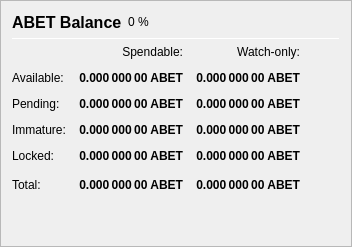
                   <widget class="QFrame" name="frame_Balances">
                    <property name="frameShape">
                     <enum>QFrame::StyledPanel</enum>
                    </property>
                    <property name="frameShadow">
                     <enum>QFrame::Raised</enum>
                    </property>
                    <layout class="QVBoxLayout" name="verticalLayout_4">
                     <item>
                      <layout class="QHBoxLayout" name="horizontalLayout_4">
                       <item>
                        <widget class="QLabel" name="label_5">
                         <property name="minimumSize">
                          <size>
                           <width>0</width>
                           <height>20</height>
                          </size>
                         </property>
                         <property name="font">
                          <font>
                           <pointsize>12</pointsize>
                           <weight>75</weight>
                           <bold>true</bold>
                          </font>
                         </property>
                         <property name="text">
                          <string>ABET Balance</string>
                         </property>
                        </widget>
                       </item>
                       <item>
                        <widget class="QLabel" name="labelABETPercent">
                         <property name="text">
                          <string notr="true">0 %</string>
                         </property>
                        </widget>
                       </item>
                       <item>
                        <spacer name="horizontalSpacer_3">
                         <property name="orientation">
                          <enum>Qt::Horizontal</enum>
                         </property>
                         <property name="sizeHint" stdset="0">
                          <size>
                           <width>40</width>
                           <height>20</height>
                          </size>
                         </property>
                        </spacer>
                       </item>
                      </layout>
                     </item>
                     <item>
                      <widget class="Line" name="line_Balance">
                       <property name="minimumSize">
                        <size>
                         <width>0</width>
                         <height>1</height>
                        </size>
                       </property>
                       <property name="maximumSize">
                        <size>
                         <width>16777215</width>
                         <height>1</height>
                        </size>
                       </property>
                       <property name="orientation">
                        <enum>Qt::Horizontal</enum>
                       </property>
                      </widget>
                     </item>
                     <item>
                      <layout class="QGridLayout" name="gridLayout">
                       <property name="spacing">
                        <number>12</number>
                       </property>
                       <item row="0" column="1">
                        <widget class="QLabel" name="labelSpendable">
                         <property name="text">
                          <string>Spendable:</string>
                         </property>
                         <property name="alignment">
                          <set>Qt::AlignRight|Qt::AlignTrailing|Qt::AlignVCenter</set>
                         </property>
                        </widget>
                       </item>
                       <item row="0" column="2">
                        <widget class="QLabel" name="labelWatchonly">
                         <property name="text">
                          <string>Watch-only:</string>
                         </property>
                         <property name="alignment">
                          <set>Qt::AlignRight|Qt::AlignTrailing|Qt::AlignVCenter</set>
                         </property>
                        </widget>
                       </item>
                       <item row="1" column="0">
                        <widget class="QLabel" name="labelBalanceText">
                         <property name="text">
                          <string>Available:</string>
                         </property>
                        </widget>
                       </item>
                       <item row="1" column="1">
                        <widget class="QLabel" name="labelBalance">
                         <property name="font">
                          <font>
                           <weight>75</weight>
                           <bold>true</bold>
                          </font>
                         </property>
                         <property name="cursor">
                          <cursorShape>IBeamCursor</cursorShape>
                         </property>
                         <property name="toolTip">
                          <string>Your current spendable balance</string>
                         </property>
                         <property name="text">
                          <string notr="true">0.000 000 00 ABET</string>
                         </property>
                         <property name="alignment">
                          <set>Qt::AlignRight|Qt::AlignTrailing|Qt::AlignVCenter</set>
                         </property>
                         <property name="textInteractionFlags">
                          <set>Qt::LinksAccessibleByMouse|Qt::TextSelectableByKeyboard|Qt::TextSelectableByMouse</set>
                         </property>
                        </widget>
                       </item>
                       <item row="1" column="2">
                        <widget class="QLabel" name="labelWatchAvailable">
                         <property name="font">
                          <font>
                           <weight>75</weight>
                           <bold>true</bold>
                          </font>
                         </property>
                         <property name="cursor">
                          <cursorShape>IBeamCursor</cursorShape>
                         </property>
                         <property name="toolTip">
                          <string>Your current balance in watch-only addresses</string>
                         </property>
                         <property name="text">
                          <string notr="true">0.000 000 00 ABET</string>
                         </property>
                         <property name="alignment">
                          <set>Qt::AlignRight|Qt::AlignTrailing|Qt::AlignVCenter</set>
                         </property>
                         <property name="textInteractionFlags">
                          <set>Qt::LinksAccessibleByMouse|Qt::TextSelectableByKeyboard|Qt::TextSelectableByMouse</set>
                         </property>
                        </widget>
                       </item>
                       <item row="2" column="0">
                        <widget class="QLabel" name="labelPendingText">
                         <property name="text">
                          <string>Pending:</string>
                         </property>
                        </widget>
                       </item>
                       <item row="2" column="1">
                        <widget class="QLabel" name="labelUnconfirmed">
                         <property name="font">
                          <font>
                           <weight>75</weight>
                           <bold>true</bold>
                          </font>
                         </property>
                         <property name="cursor">
                          <cursorShape>IBeamCursor</cursorShape>
                         </property>
                         <property name="toolTip">
                          <string>Total of transactions that have yet to be confirmed, and do not yet count toward the spendable balance</string>
                         </property>
                         <property name="text">
                          <string notr="true">0.000 000 00 ABET</string>
                         </property>
                         <property name="alignment">
                          <set>Qt::AlignRight|Qt::AlignTrailing|Qt::AlignVCenter</set>
                         </property>
                         <property name="textInteractionFlags">
                          <set>Qt::LinksAccessibleByMouse|Qt::TextSelectableByKeyboard|Qt::TextSelectableByMouse</set>
                         </property>
                        </widget>
                       </item>
                       <item row="2" column="2">
                        <widget class="QLabel" name="labelWatchPending">
                         <property name="font">
                          <font>
                           <weight>75</weight>
                           <bold>true</bold>
                          </font>
                         </property>
                         <property name="cursor">
                          <cursorShape>IBeamCursor</cursorShape>
                         </property>
                         <property name="toolTip">
                          <string>Unconfirmed transactions to watch-only addresses</string>
                         </property>
                         <property name="text">
                          <string notr="true">0.000 000 00 ABET</string>
                         </property>
                         <property name="alignment">
                          <set>Qt::AlignRight|Qt::AlignTrailing|Qt::AlignVCenter</set>
                         </property>
                         <property name="textInteractionFlags">
                          <set>Qt::LinksAccessibleByMouse|Qt::TextSelectableByKeyboard|Qt::TextSelectableByMouse</set>
                         </property>
                        </widget>
                       </item>
                       <item row="3" column="0">
                        <widget class="QLabel" name="labelImmatureText">
                         <property name="text">
                          <string>Immature:</string>
                         </property>
                        </widget>
                       </item>
                       <item row="3" column="1">
                        <widget class="QLabel" name="labelImmature">
                         <property name="font">
                          <font>
                           <weight>75</weight>
                           <bold>true</bold>
                          </font>
                         </property>
                         <property name="cursor">
                          <cursorShape>IBeamCursor</cursorShape>
                         </property>
                         <property name="toolTip">
                          <string>Staked or masternode rewards that has not yet matured</string>
                         </property>
                         <property name="text">
                          <string notr="true">0.000 000 00 ABET</string>
                         </property>
                         <property name="alignment">
                          <set>Qt::AlignRight|Qt::AlignTrailing|Qt::AlignVCenter</set>
                         </property>
                         <property name="textInteractionFlags">
                          <set>Qt::LinksAccessibleByMouse|Qt::TextSelectableByKeyboard|Qt::TextSelectableByMouse</set>
                         </property>
                        </widget>
                       </item>
                       <item row="3" column="2">
                        <widget class="QLabel" name="labelWatchImmature">
                         <property name="font">
                          <font>
                           <weight>75</weight>
                           <bold>true</bold>
                          </font>
                         </property>
                         <property name="cursor">
                          <cursorShape>IBeamCursor</cursorShape>
                         </property>
                         <property name="toolTip">
                          <string>Staked or masternode rewards in watch-only addresses that has not yet matured</string>
                         </property>
                         <property name="text">
                          <string notr="true">0.000 000 00 ABET</string>
                         </property>
                         <property name="alignment">
                          <set>Qt::AlignRight|Qt::AlignTrailing|Qt::AlignVCenter</set>
                         </property>
                         <property name="textInteractionFlags">
                          <set>Qt::LinksAccessibleByMouse|Qt::TextSelectableByKeyboard|Qt::TextSelectableByMouse</set>
                         </property>
                        </widget>
                       </item>
                       <item row="4" column="0">
                        <widget class="QLabel" name="labelLockedBalanceText">
                         <property name="toolTip">
                          <string>Locked ABET or Masternode collaterals. These are excluded from zABET minting.</string>
                         </property>
                         <property name="text">
                          <string>Locked:</string>
                         </property>
                        </widget>
                       </item>
                       <item row="4" column="1">
                        <widget class="QLabel" name="labelLockedBalance">
                         <property name="font">
                          <font>
                           <weight>75</weight>
                           <bold>true</bold>
                          </font>
                         </property>
                         <property name="cursor">
                          <cursorShape>IBeamCursor</cursorShape>
                         </property>
                         <property name="toolTip">
                          <string>Locked ABET or Masternode collaterals. These are excluded from zABET minting.</string>
                         </property>
                         <property name="text">
                          <string notr="true">0.000 000 00 ABET</string>
                         </property>
                         <property name="alignment">
                          <set>Qt::AlignRight|Qt::AlignTrailing|Qt::AlignVCenter</set>
                         </property>
                         <property name="textInteractionFlags">
                          <set>Qt::LinksAccessibleByMouse|Qt::TextSelectableByKeyboard|Qt::TextSelectableByMouse</set>
                         </property>
                        </widget>
                       </item>
                       <item row="4" column="2">
                        <widget class="QLabel" name="labelWatchLocked">
                         <property name="font">
                          <font>
                           <weight>75</weight>
                           <bold>true</bold>
                          </font>
                         </property>
                         <property name="cursor">
                          <cursorShape>IBeamCursor</cursorShape>
                         </property>
                         <property name="toolTip">
                          <string>Current locked balance in watch-only addresses</string>
                         </property>
                         <property name="text">
                          <string notr="true">0.000 000 00 ABET</string>
                         </property>
                         <property name="alignment">
                          <set>Qt::AlignRight|Qt::AlignTrailing|Qt::AlignVCenter</set>
                         </property>
                         <property name="textInteractionFlags">
                          <set>Qt::LinksAccessibleByMouse|Qt::TextSelectableByKeyboard|Qt::TextSelectableByMouse</set>
                         </property>
                        </widget>
                       </item>
                       <item row="5" column="0">
                        <widget class="QLabel" name="labelTotalText">
                         <property name="toolTip">
                          <string>Your current ABET balance, unconfirmed and immature transactions included</string>
                         </property>
                         <property name="text">
                          <string>Total:</string>
                         </property>
                        </widget>
                       </item>
                       <item row="5" column="1">
                        <widget class="QLabel" name="labelTotal">
                         <property name="font">
                          <font>
                           <weight>75</weight>
                           <bold>true</bold>
                          </font>
                         </property>
                         <property name="cursor">
                          <cursorShape>IBeamCursor</cursorShape>
                         </property>
                         <property name="toolTip">
                          <string>Your current ABET balance, unconfirmed and immature transactions included</string>
                         </property>
                         <property name="text">
                          <string notr="true">0.000 000 00 ABET</string>
                         </property>
                         <property name="alignment">
                          <set>Qt::AlignRight|Qt::AlignTrailing|Qt::AlignVCenter</set>
                         </property>
                         <property name="textInteractionFlags">
                          <set>Qt::LinksAccessibleByMouse|Qt::TextSelectableByKeyboard|Qt::TextSelectableByMouse</set>
                         </property>
                        </widget>
                       </item>
                       <item row="5" column="2">
                        <widget class="QLabel" name="labelWatchTotal">
                         <property name="font">
                          <font>
                           <weight>75</weight>
                           <bold>true</bold>
                          </font>
                         </property>
                         <property name="cursor">
                          <cursorShape>IBeamCursor</cursorShape>
                         </property>
                         <property name="toolTip">
                          <string>Current total balance in watch-only addresses</string>
                         </property>
                         <property name="text">
                          <string notr="true">0.000 000 00 ABET</string>
                         </property>
                         <property name="alignment">
                          <set>Qt::AlignRight|Qt::AlignTrailing|Qt::AlignVCenter</set>
                         </property>
                         <property name="textInteractionFlags">
                          <set>Qt::LinksAccessibleByMouse|Qt::TextSelectableByKeyboard|Qt::TextSelectableByMouse</set>
                         </property>
                        </widget>
                       </item>
                       <item row="5" column="3">
                        <spacer name="horizontalSpacer_9">
                         <property name="orientation">
                          <enum>Qt::Horizontal</enum>
                         </property>
                         <property name="sizeHint" stdset="0">
                          <size>
                           <width>40</width>
                           <height>20</height>
                          </size>
                         </property>
                        </spacer>
                       </item>
                      </layout>
                     </item>
                     <item>
                      <spacer name="verticalSpacer_3">
                       <property name="orientation">
                        <enum>Qt::Vertical</enum>
                       </property>
                       <property name="sizeHint" stdset="0">
                        <size>
                         <width>20</width>
                         <height>40</height>
                        </size>
                       </property>
                      </spacer>
                     </item>
                    </layout>
                   </widget>
